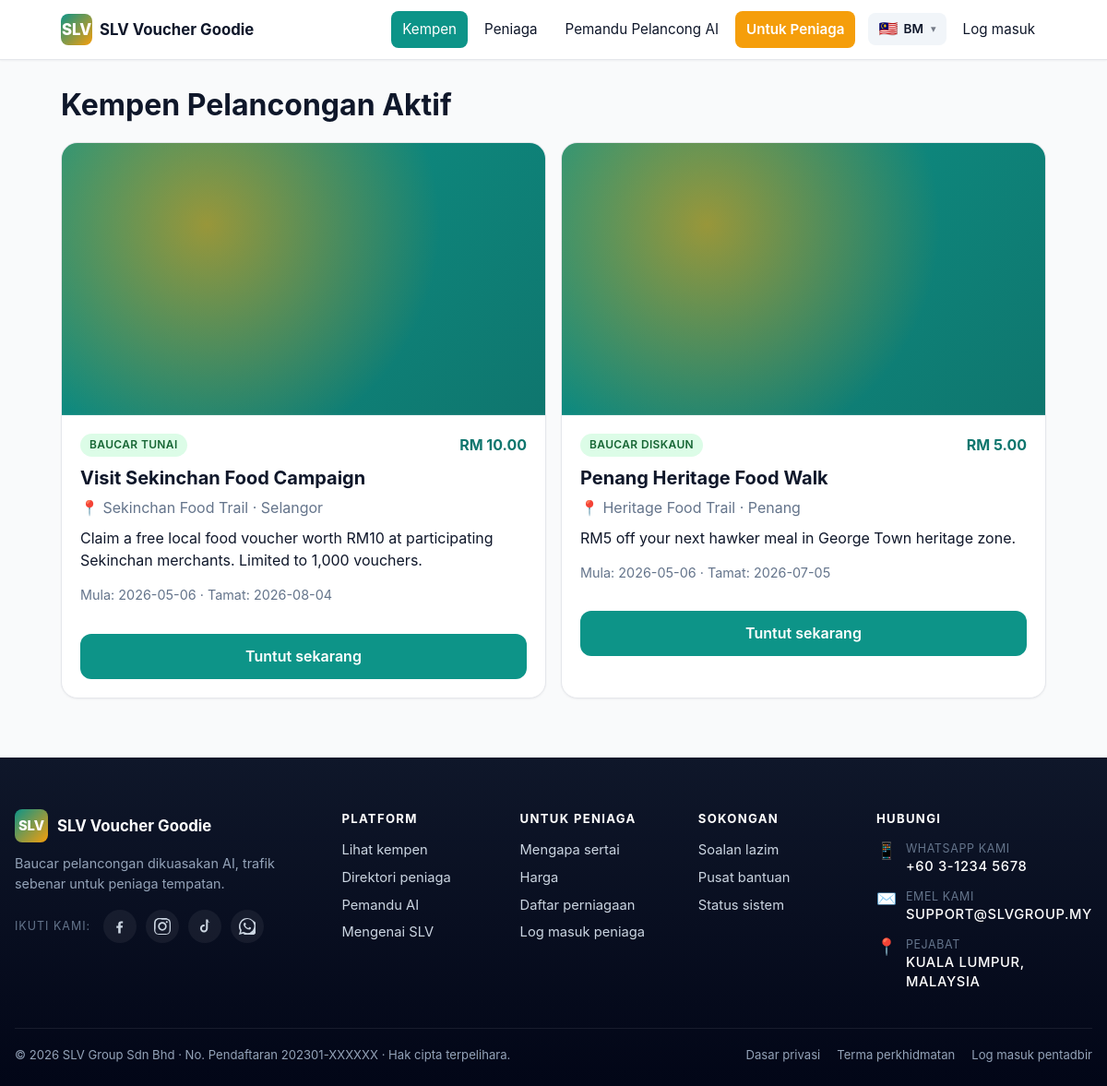
Page /campaigns on the committed database.
### tables this page shows
CREATE TABLE campaigns (
  id             BIGINT UNSIGNED NOT NULL AUTO_INCREMENT,
  location_id    BIGINT UNSIGNED DEFAULT NULL,
  campaign_name  VARCHAR(180) NOT NULL,
  slug           VARCHAR(180) NOT NULL,
  description    TEXT,
  voucher_type   ENUM('cash','discount','free_gift','b1f1','experience','tourism','festival') NOT NULL DEFAULT 'cash',
  voucher_value  DECIMAL(10,2) NOT NULL DEFAULT 0.00,
  start_date     DATE DEFAULT NULL,
  end_date       DATE DEFAULT NULL,
  banner_image   VARCHAR(255) DEFAULT NULL,
  claim_limit    INT UNSIGNED NOT NULL DEFAULT 0,  
  terms          TEXT,
  status         ENUM('draft','active','ended','paused') NOT NULL DEFAULT 'draft',
  created_at     DATETIME NOT NULL DEFAULT CURRENT_TIMESTAMP,
  PRIMARY KEY (id),
  UNIQUE KEY uniq_campaigns_slug (slug),
  KEY idx_campaigns_location (location_id),
  CONSTRAINT fk_campaigns_location FOREIGN KEY (location_id) REFERENCES locations(id) ON DELETE SET NULL
);

CREATE TABLE locations (
  id           BIGINT UNSIGNED NOT NULL AUTO_INCREMENT,
  state        VARCHAR(80)  NOT NULL,
  city         VARCHAR(80)  DEFAULT NULL,
  area_name    VARCHAR(120) NOT NULL,
  slug         VARCHAR(80)  NOT NULL,
  description  TEXT,
  banner_image VARCHAR(255) DEFAULT NULL,
  map_link     VARCHAR(500) DEFAULT NULL,
  status       ENUM('active','inactive') NOT NULL DEFAULT 'active',
  created_at   DATETIME NOT NULL DEFAULT CURRENT_TIMESTAMP,
  PRIMARY KEY (id),
  UNIQUE KEY uniq_locations_slug (slug),
  KEY idx_locations_state (state)
);

### app/Core/View.php (called while the page is built, shortened)
<?php
class View
{
    private string $base;
    public function __construct()
    {
        $this->base = SLV_ROOT . '/app/Views/';
    }
    public function render(string $template, array $data = [], ?string $layout = null): string
    {
        $file = $this->base . $template . '.php';
        $data['_user'] = Auth::user();
        $data['_lang'] = Lang::current();
        $data['_flash'] = [
            'success' => flash('success'),
            'error'   => flash('error'),
            'info'    => flash('info'),
        ];
        $data['_errors'] = flash('errors') ?: [];
        $content = $this->capture($file, $data);
        if ($layout === null) {
            if (str_starts_with($template, 'admin/')) {
                $layout = 'layouts/admin';
            } elseif (str_starts_with($template, 'merchant/')) {
                $layout = 'layouts/merchant';
            } elseif (str_starts_with($template, 'errors/')) {
                $layout = 'layouts/public';
            } elseif (!str_starts_with($template, 'layouts/') && !str_starts_with($template, 'partials/')) {
                $layout = 'layouts/public';
            }
        }
        if ($layout) {
            $layoutFile = $this->base . $layout . '.php';
            return $this->capture($layoutFile, array_merge($data, ['content' => $content]));
        }
        return $content;
    }
    private function capture(string $file, array $data): string
    {
        extract($data, EXTR_SKIP);
        require $file;
        return (string) ob_get_clean();
    }
}

### app/Controllers/HomeController.php (called while the page is built, shortened)
<?php
class HomeController extends Controller
{
    public function campaigns(array $params): void
    {
        $this->render('public/campaigns', [
            'title'     => __('campaign.list_title'),
            'campaigns' => Campaign::active(),
            'locations' => Location::active(),
        ]);
    }
}

### public/index.php (called while the page is built, shortened)
<?php
require SLV_ROOT . '/config/config.php';
require SLV_ROOT . '/app/Core/helpers.php';
$router = new \App\Core\Router();
$router->dispatch();

### app/Core/Lang.php (called while the page is built, shortened)
<?php
class Lang
{
    private static array $messages = [];
    public static function boot(): void
    {
        $default = config('config.lang.default', 'en');
        $current = $_SESSION['lang'] ?? $default;
        $file = SLV_ROOT . '/app/Lang/' . $current . '.php';
        $fallback = SLV_ROOT . '/app/Lang/en.php';
        $messages = is_file($fallback) ? require $fallback : [];
        if ($current !== 'en' && is_file($file)) {
            $messages = array_replace_recursive($messages, require $file);
        }
        self::$messages = $messages;
    }
    public static function get(string $key, array $replace = []): string
    {
        $segments = explode('.', $key);
        $value = self::$messages;
        foreach ($segments as $segment) {
            $value = $value[$segment];
        }
        foreach ($replace as $k => $v) {
            $value = str_replace(':' . $k, (string) $v, $value);
        }
        return $value;
    }
}

### app/Core/helpers.php (called while the page is built, shortened)
<?php
if (!function_exists('config')) {
    function config(string $key, mixed $default = null): mixed
    {
        static $cache = [];
        [$file, $path] = array_pad(explode('.', $key, 2), 2, null);
        if (!isset($cache[$file])) {
            $full = SLV_ROOT . '/config/' . $file . '.php';
            $cache[$file] = is_file($full) ? require $full : [];
        }
        if ($path === null) {
            return $cache[$file];
        }
        $value = $cache[$file];
        foreach (explode('.', $path) as $segment) {
            $value = $value[$segment];
        }
        return $value;
    }
}
if (!function_exists('e')) {
    function e(?string $value): string
    {
        return htmlspecialchars((string) $value, ENT_QUOTES | ENT_SUBSTITUTE, 'UTF-8');
    }
}
if (!function_exists('url')) {
    function url(string $path = '/'): string
    {
        $base = (string) config('config.url', '');
        return $base . '/' . ltrim($path, '/');
    }
}
if (!function_exists('__')) {
    function __(string $key, array $replace = []): string
    {
        return \App\Core\Lang::get($key, $replace);
    }
}
if (!function_exists('rm')) {
    function rm(float|int|string|null $value): string
    {
        return 'RM ' . number_format((float) $value, 2);
    }
}

### config/config.php (called while the page is built, shortened)
<?php
if (!function_exists('env')) {
    function env(string $key, mixed $default = null): mixed
    {
        $value = $_ENV[$key] ?? getenv($key);
        if ($value === false || $value === null || $value === '') {
            return $default;
        }
        return match (strtolower((string) $value)) {
            'true', '(true)'   => true,
            'false', '(false)' => false,
            'null', '(null)'   => null,
            default            => $value,
        };
    }
}
return [
    'name'      => env('APP_NAME', 'SLV Voucher Goodie'),
    'env'       => env('APP_ENV', 'production'),
    'debug'     => (bool) env('APP_DEBUG', false),
    'url'       => rtrim((string) env('APP_URL', 'http://localhost:8000'), '/'),
    'timezone'  => env('APP_TIMEZONE', 'Asia/Kuala_Lumpur'),
    'key'       => env('APP_KEY', ''),
    'pricing' => [
        'subscription_fee'  => (float) env('SUBSCRIPTION_ANNUAL_FEE', 150),
        'redemption_fee'    => (float) env('VOUCHER_REDEMPTION_FEE', 1.50),
        'wallet_min'        => (float) env('WALLET_MIN_BALANCE', 100),
        'wallet_min_reload' => (float) env('WALLET_MIN_RELOAD', 100),
    ],
    'billplz' => [
        'base_url'      => env('BILLPLZ_BASE_URL', 'https://www.billplz-sandbox.com/api/v3'),
        'api_key'       => env('BILLPLZ_API_KEY', ''),
        'collection_id' => env('BILLPLZ_COLLECTION_ID', ''),
        'x_signature'   => env('BILLPLZ_X_SIGNATURE', ''),
    ],
    'openai' => [
        'api_key' => env('OPENAI_API_KEY', ''),
        'model'   => env('OPENAI_MODEL', 'gpt-4o-mini'),
    ],
    'lang' => [
        'default'   => env('DEFAULT_LANG', 'ms'),
        'available' => ['en', 'zh', 'ms'],
    ],
    'company' => [
        'name'        => 'SLV Group Sdn Bhd',
        'reg_no'      => env('COMPANY_REG_NO', '202301-XXXXXX'),
        'address'     => env('COMPANY_ADDRESS', 'Kuala Lumpur, Malaysia'),
        'email'       => env('COMPANY_EMAIL', 'support@slvgroup.my'),
        'phone'       => env('COMPANY_PHONE', '+60 3-1234 5678'),
        'whatsapp'    => env('COMPANY_WHATSAPP', '60123456789'),
        'social' => [
            'facebook'  => env('SOCIAL_FACEBOOK',  'https://facebook.com/slvgroup'),
            'instagram' => env('SOCIAL_INSTAGRAM', 'https://instagram.com/slvgroup'),
            'tiktok'    => env('SOCIAL_TIKTOK',    'https://tiktok.com/@slvgroup'),
        ],
    ],
];

### config/database.php (called while the page is built)
<?php
return [
    'driver'   => 'mysql',
    'host'     => env('DB_HOST', '127.0.0.1'),
    'port'     => (int) env('DB_PORT', 3306),
    'database' => env('DB_DATABASE', 'slv_voucher'),
    'username' => env('DB_USERNAME', 'root'),
    'password' => env('DB_PASSWORD', ''),
    'charset'  => 'utf8mb4',
    'collation' => 'utf8mb4_unicode_ci',
];

### app/Core/Database.php (called while the page is built, shortened)
<?php
class Database
{
    private static ?PDO $pdo = null;
    public static function pdo(): PDO
    {
        if (self::$pdo instanceof PDO) {
            return self::$pdo;
        }
        $cfg = config('database');
        $dsn = sprintf(
            '%s:host=%s;port=%d;dbname=%s;charset=%s',
            $cfg['driver'],
            $cfg['host'],
            $cfg['port'],
            $cfg['database'],
            $cfg['charset']
        );
        try {
            self::$pdo = new PDO($dsn, $cfg['username'], $cfg['password'], [
                PDO::ATTR_ERRMODE            => PDO::ERRMODE_EXCEPTION,
                PDO::ATTR_DEFAULT_FETCH_MODE => PDO::FETCH_ASSOC,
                PDO::ATTR_EMULATE_PREPARES   => false,
            ]);
        } catch (PDOException $e) {
            throw new \RuntimeException('Database connection failed: ' . $e->getMessage(), 0, $e);
        }
        return self::$pdo;
    }
    public static function run(string $sql, array $params = []): PDOStatement
    {
        $stmt = self::pdo()->prepare($sql);
        $stmt->execute($params);
        return $stmt;
    }
    public static function all(string $sql, array $params = []): array
    {
        return self::run($sql, $params)->fetchAll();
    }
}

### app/Models/Campaign.php (called while the page is built, shortened)
<?php
class Campaign
{
    public static function active(): array
    {
        return Database::all(
            "SELECT c.*, l.area_name AS location_name, l.slug AS location_slug, l.state AS location_state
             FROM campaigns c LEFT JOIN locations l ON l.id = c.location_id
             WHERE c.status = 'active'
               AND (c.start_date IS NULL OR c.start_date <= CURDATE())
               AND (c.end_date IS NULL OR c.end_date >= CURDATE())
             ORDER BY c.created_at DESC"
        );
    }
}

### app/Views/public/campaigns.php (the view, shortened to what this page needs)
<h1 class="mt-0 mb-2"><?= e(__('campaign.list_title')) ?></h1>
<?php if (empty($campaigns)): ?>
  <div class="card text-center text-muted"><?= e(__('campaign.no_campaigns')) ?></div>
<?php else: ?>
  <div class="grid grid-2">
    <?php foreach ($campaigns as $c): ?>
      <article class="card" style="padding:0; overflow:hidden;">
        <?php if (!empty($c['banner_image'])): ?>
          <div class="campaign-thumb"
               style="background-image: url('<?= e(asset_or_upload($c['banner_image'])) ?>');"></div>
        <?php else: ?>
          <div class="campaign-thumb campaign-thumb-fallback"></div>
        <?php endif; ?>
        <div style="padding:20px;">
        <div class="flex-between mb-1">
          <span class="pill pill-success"><?= e(__('campaign.types.' . $c['voucher_type'])) ?></span>
          <span class="font-bold" style="color:var(--c-primary-dk);"><?= e(rm($c['voucher_value'])) ?></span>
        </div>
        <h2 style="margin:.2em 0;"><?= e($c['campaign_name']) ?></h2>
        <p class="text-muted" style="margin:0 0 6px;">
          📍 <?= e($c['location_name'] ?? '') ?> · <?= e($c['location_state'] ?? '') ?>
        </p>
        <p style="margin:8px 0;"><?= nl2br(e($c['description'] ?? '')) ?></p>
        <p class="text-muted" style="font-size:.9rem;">
          <?= e(__('campaign.starts')) ?>: <?= e($c['start_date'] ?: '—') ?> ·
          <?= e(__('campaign.ends')) ?>: <?= e($c['end_date'] ?: '—') ?>
        </p>
        <a href="<?= e(url('/campaigns/' . $c['id'])) ?>" class="btn btn-primary btn-block mt-2"><?= e(__('campaign.claim_now')) ?></a>
        </div>
      </article>
    <?php endforeach; ?>
  </div>
<?php endif; ?>

### app/Core/Router.php (shortened to what this page needs)
<?php
class Router
{
    private array $routes = [
        'GET' => [], 'POST' => [], 'PUT' => [], 'DELETE' => [],
    ];
    private array $groupMiddleware = [];
    public function group(array $middleware, callable $callback): void
    {
        $previous = $this->groupMiddleware;
        $this->groupMiddleware = array_merge($previous, $middleware);
        $this->groupMiddleware = $previous;
    }
    private function add(string $method, string $path, array $handler, array $middleware): void
    {
        $pattern = preg_replace('#\{([a-zA-Z_][a-zA-Z0-9_]*)\}#', '(?P<$1>[^/]+)', $path);
        $pattern = '#^' . rtrim($pattern, '/') . '/?$#';
        $this->routes[$method][] = [
            'pattern'    => $pattern,
            'handler'    => $handler,
            'middleware' => array_merge($this->groupMiddleware, $middleware),
        ];
    }
    public function dispatch(): void
    {
        $method = $_SERVER['REQUEST_METHOD'] ?? 'GET';
        $uri = parse_url($_SERVER['REQUEST_URI'] ?? '/', PHP_URL_PATH) ?: '/';
        $uri = rtrim($uri, '/') ?: '/';
        foreach ($this->routes[$method] ?? [] as $route) {
            if (preg_match($route['pattern'], $uri, $matches)) {
                $params = array_filter($matches, 'is_string', ARRAY_FILTER_USE_KEY);
                [$controllerClass, $action] = $route['handler'];
                $controller = new $controllerClass();
                $controller->{$action}($params);
                return;
            }
        }
    }
}

### public/assets/css/app.css (style rules this page uses)
:root { --c-primary: #0d9488; --c-primary-dk: #0f766e; --c-primary-lt: #ccfbf1; --c-accent: #f59e0b; --c-bg: #f9fafb; --c-surface: #ffffff; --c-text: #0f172a; --c-muted: #64748b; --c-border: #e5e7eb; --c-success: #16a34a; --c-warning: #f59e0b; --c-danger: #dc2626; --c-info: #0284c7; --r-sm: 8px; --r-md: 12px; --r-lg: 18px; --shadow-sm: 0 1px 2px rgba(15,23,42,.05); --shadow-md: 0 4px 14px rgba(15,23,42,.08); --shadow-lg: 0 10px 30px rgba(15,23,42,.12); }
* { box-sizing: border-box; }
html, body { margin: 0; padding: 0; }
body { font-family: -apple-system, BlinkMacSystemFont, "Segoe UI", "PingFang SC", "Hiragino Sans GB", "Microsoft YaHei", Roboto, "Helvetica Neue", Arial, sans-serif; background: var(--c-bg); color: var(--c-text); font-size: 16px; line-height: 1.55; -webkit-font-smoothing: antialiased; }
a { color: var(--c-primary-dk); text-decoration: none; }
.btn { display: inline-flex; align-items: center; justify-content: center; gap: 8px; padding: 12px 18px; border-radius: var(--r-md); font-weight: 600; font-size: 1rem; border: 0; cursor: pointer; transition: transform .1s ease, box-shadow .15s ease, background .15s ease; text-decoration: none; min-height: 48px; }
.btn-primary { background: var(--c-primary); color: #fff; }
.btn-block { width: 100%; }
.card { background: var(--c-surface); border-radius: var(--r-lg); box-shadow: var(--shadow-sm); padding: 20px; margin-bottom: 16px; border: 1px solid var(--c-border); }
.card h2 { margin: 0 0 12px; font-size: 1.25rem; }
.grid { display: grid; gap: 16px; }
.grid-2 { grid-template-columns: 1fr; }
@media (min-width: 720px) { .grid-2 { grid-template-columns: 1fr 1fr; } }
.pill { display: inline-flex; padding: 3px 10px; border-radius: 999px; font-size: .75rem; font-weight: 600; background: #f1f5f9; color: var(--c-muted); text-transform: uppercase; letter-spacing: .03em; }
.pill-success { background: #dcfce7; color: #166534; }
.campaign-thumb { width: 100%; aspect-ratio: 16 / 9; background-size: cover; background-position: center; background-color: #e2e8f0; }
.campaign-thumb-fallback { background-image: radial-gradient(circle at 30% 30%, rgba(245,158,11,.6), transparent 60%), linear-gradient(135deg, var(--c-primary), var(--c-primary-dk)); }
.text-muted { color: var(--c-muted); }
.mt-0 { margin-top: 0; }
.mt-2 { margin-top: 16px; }
.mb-1 { margin-bottom: 8px; }
.mb-2 { margin-bottom: 16px; }
.flex-between { display: flex; justify-content: space-between; align-items: center; gap: 12px; flex-wrap: wrap; }
.font-bold { font-weight: 700; }

### rows in the picture
campaigns: voucher_type "BAUCAR TUNAI", voucher_value "RM 10.00", campaign_name "Visit Sekinchan Food Campaign", location.area_name "Sekinchan Food Trail", location.state "Selangor", description "Claim a free local food voucher worth RM10 at participating Sekinchan merchants. Limited to 1,000 vouchers.", start_date "2026-05-06", end_date "2026-08-04"
campaigns: voucher_type "BAUCAR DISKAUN", voucher_value "RM 5.00", campaign_name "Penang Heritage Food Walk", location.area_name "Heritage Food Trail", location.state "Penang", description "RM5 off your next hawker meal in George Town heritage zone.", start_date "2026-05-06", end_date "2026-07-05"
